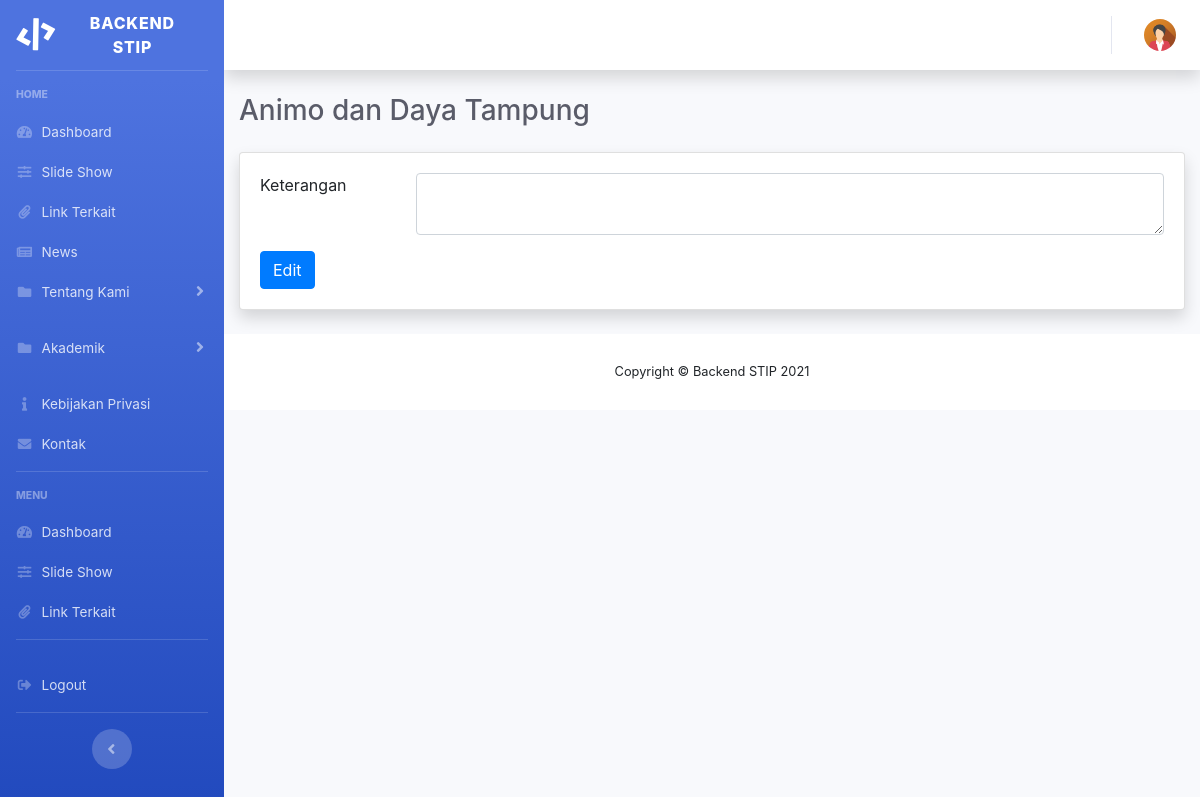
The app's page /admin/animo, older data.
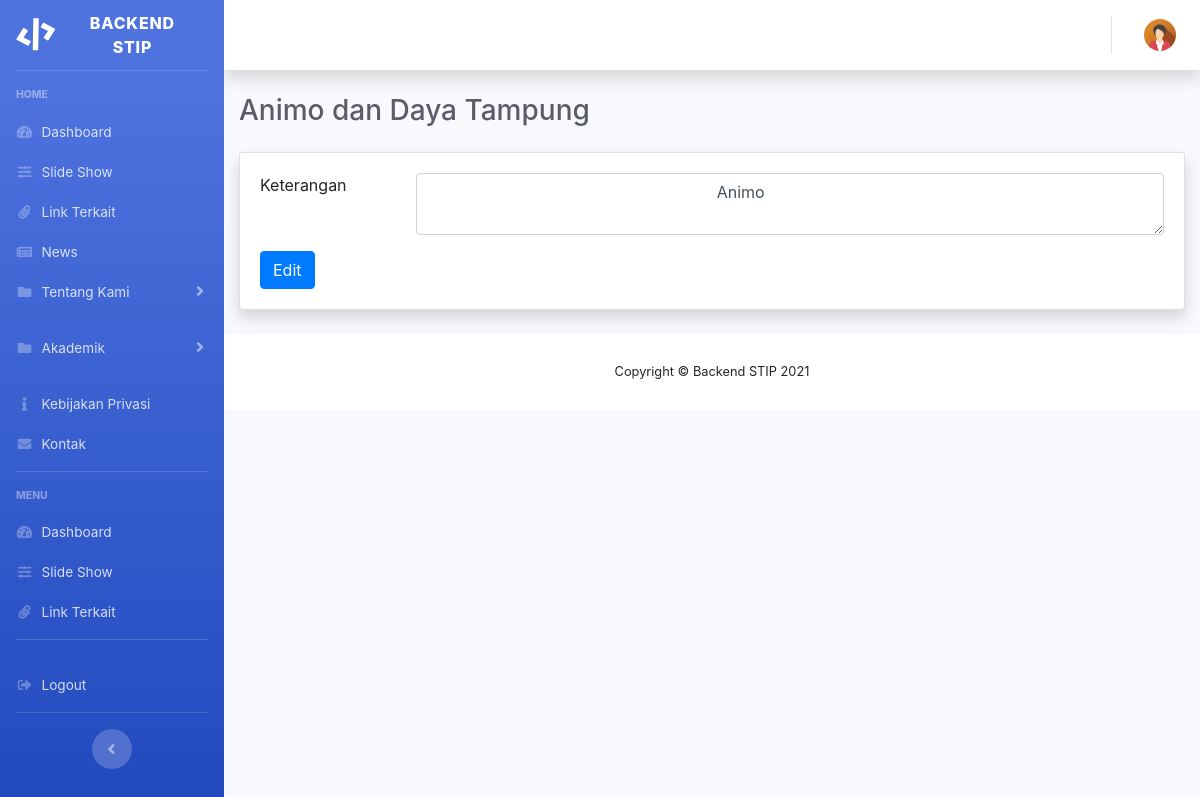
The same page, newer data.
### tables this page shows
CREATE TABLE `akademik` (
  `id` int(11) NOT NULL,
  `title` varchar(255) NOT NULL,
  `description` longtext NOT NULL,
  `created_at` datetime NOT NULL
);

### application/controllers/Admin.php (called while the page is built, shortened)
<?php
class Admin extends CI_Controller
{
    public function __construct()
    {
        $this->load->helper(array('form', 'url', 'file'));
        $this->load->model('admin_model');
    }
    public function animo()
    {
        $data['title'] = 'Animo dan Daya Tampung';
        $this->load->model('Admin_model','animo');
        $data['animo'] = $this->animo->select_animo();
        $this->load->view('admin/themes/header');
        $this->load->view('admin/akademik/animo', $data);
        $this->load->view('admin/themes/footer');
    }
}

### index.php (called while the page is built, shortened)
<?php
require_once BASEPATH.'core/CodeIgniter.php';

### application/models/Admin_model.php (called while the page is built, shortened)
<?php
class Admin_model extends CI_Model {
public function select_animo()
{
	$sql = $this->db->query("select * from akademik where id = '3'");
	$data = $sql->result_array();
	return $data;
}
} ?>

### application/views/admin/akademik/animo.php (the view, shortened to what this page needs)
<div class="container-fluid">
            <h5 class="h3 mb-4 text-gray-800"><?= $title;?></h5>
            <div class="card shadow mb-4">
                <div class="card-body">
                <div class="row">
                <div class="col-lg-12">
                    <?=form_open_multipart('admin/proses_edit_animo', 'id="edit_animo"') ?>
                        <div class="form-group row">
                        <div class="col-sm-2">
                            Keterangan
                        </div>
                        <div class="col-sm-10">
                                <textarea class="form-control" style="width:100%" name="description">
                                <?= $animo[0]['description']?>
                                </textarea>
                        </div>
                        </div>
                        <div class="from-group">
                            <button type="submit" class="btn btn-primary">Edit</button>
                        </div>
                    </form>
                </div>
            </div>
                </div>
            </div>
        </div>

### application/views/admin/themes/header.php (shortened to what this page needs)
<!DOCTYPE html>
<html lang="en">
<head>
    <link rel="stylesheet" href="<?= base_url()?>assets/backend/vendor/fontawesome-free/css/all.min.css" />
    <link rel="stylesheet" href="<?= base_url()?>assets/backend/css/sb-admin-2.min.css" />
    <link rel="stylesheet" href="https://stackpath.bootstrapcdn.com/bootstrap/4.2.1/css/bootstrap.min.css">
    <link href="https://cdn.jsdelivr.net/npm/summernote@0.8.11/dist/summernote-bs4.min.css" rel="stylesheet">
</head>
<body id="page-top">
    <div id="wrapper">
    <ul class="navbar-nav bg-gradient-primary sidebar sidebar-dark accordion" id="accordionSidebar">
<a class="sidebar-brand d-flex align-items-center justify-content-center" href="index.html">
    <div class="sidebar-brand-icon rotate-n-15">
        <i class="fas fa-code"></i>
    </div>
    <div class="sidebar-brand-text mx-3"><?=$this->config->item('applicationName')?></div>
</a>
<hr class="sidebar-divider ">
<div class="sidebar-heading">
    Home
</div>
<li class="nav-item active">
<li class="nav-item">
   <a class="nav-link pb-0" href="<?= base_url('admin/dashboard')?>">
    <i class="fas fa-fw fa-tachometer-alt"></i>
    <span>Dashboard</span></a>
 </li>
 <li class="nav-item">
   <a class="nav-link pb-0" href="<?= base_url('admin/slideshow')?>">
    <i class="fas fa-fw fa-sliders-h"></i>
    <span>Slide Show</span></a>
 </li>
 <li class="nav-item">
   <a class="nav-link pb-0" href="<?= base_url('admin/link')?>">
   <i class="fas fa-fw fa-paperclip"></i>
    <span>Link Terkait</span></a>
 </li>
 <li class="nav-item">
   <a class="nav-link pb-0" href="<?= base_url('admin/news')?>">
   <i class="fas fa-fw fa-newspaper"></i>
    <span>News</span></a>
 </li>
 <li class="nav-item">
    <a class="nav-link collapsed" href="#" data-toggle="collapse" data-target="#collapseTentang"
        aria-expanded="true" aria-controls="collapseTentang">
        <i class="fas fa-fw fa-folder"></i>
        <span>Tentang Kami</span>
    </a>
</li>
<li class="nav-item">
    <a class="nav-link collapsed" href="#" data-toggle="collapse" data-target="#collapseAkademik"
        aria-expanded="true" aria-controls="collapseAkademik">
        <i class="fas fa-fw fa-folder"></i>
        <span>Akademik</span>
    </a>
</li>
<li class="nav-item">
   <a class="nav-link pb-0" href="<?= base_url('admin/edit_privasi')?>">
   <i class="fas fa-fw fa-info"></i>
    <span>Kebijakan Privasi</span></a>
 </li>
 <li class="nav-item">
   <a class="nav-link pb-0" href="<?= base_url('admin/kontak')?>">
   <i class="fas fa-fw fa-envelope"></i>
    <span>Kontak</span></a>
 </li>
<hr class="sidebar-divider mt-3">
<div class="sidebar-heading">
    menu
</div>
<li class="nav-item active">
<li class="nav-item">
   <a class="nav-link pb-0" href="<?= base_url('admin/dashboard')?>">
    <i class="fas fa-fw fa-tachometer-alt"></i>
    <span>Dashboard</span></a>
 </li>
 <li class="nav-item">
   <a class="nav-link pb-0" href="<?= base_url('admin/dashboard')?>">
    <i class="fas fa-fw fa-sliders-h"></i>
    <span>Slide Show</span></a>
 </li>
 <li class="nav-item">
   <a class="nav-link pb-0" href="<?= base_url('admin/dashboard')?>">
   <i class="fas fa-fw fa-paperclip"></i>
    <span>Link Terkait</span></a>
 </li>
<hr class="sidebar-divider mt-3">
<li class="nav-item">
    <a class="nav-link" href="<?= base_url('admin/logout')?>">
        <i class="fas fa-fw fa-sign-out-alt"></i>
        <span>Logout</span></a>
</li>
<hr class="sidebar-divider">
<div class="text-center d-none d-md-inline">
    <button class="rounded-circle border-0" id="sidebarToggle"></button>
</div>
</ul>
        <div id="content-wrapper" class="d-flex flex-column">
            <div id="content">
                <nav class="navbar navbar-expand navbar-light bg-white topbar mb-4 static-top shadow">
                        <ul class="navbar-nav ml-auto">
                            <li class="nav-item dropdown no-arrow">
                                <a class="nav-link dropdown-toggle" href="#" id="userDropdown" role="button" data-toggle="dropdown"
                                    aria-haspopup="true" aria-expanded="false">
                                    <img class="img-profile rounded-circle"
                                        src="<?= base_url()?>assets/backend/img/avatar2.png" />
                                </a>
                            </li>
                        </ul>
                </nav>

### application/views/admin/themes/footer.php (shortened to what this page needs)
   <footer class="sticky-footer bg-white">
       <div class="container my-auto">
           <div class="copyright text-center my-auto">
               <span>Copyright &copy; <?=$this->config->item('applicationName')?> <?= date('Y')?></span>
           </div>
       </div>
   </footer>
   </div>
   </div>
</body>
</html>

Row changes from the older to the newer data that the page shows:
changed akademik: description (not shown) → "Animo"
